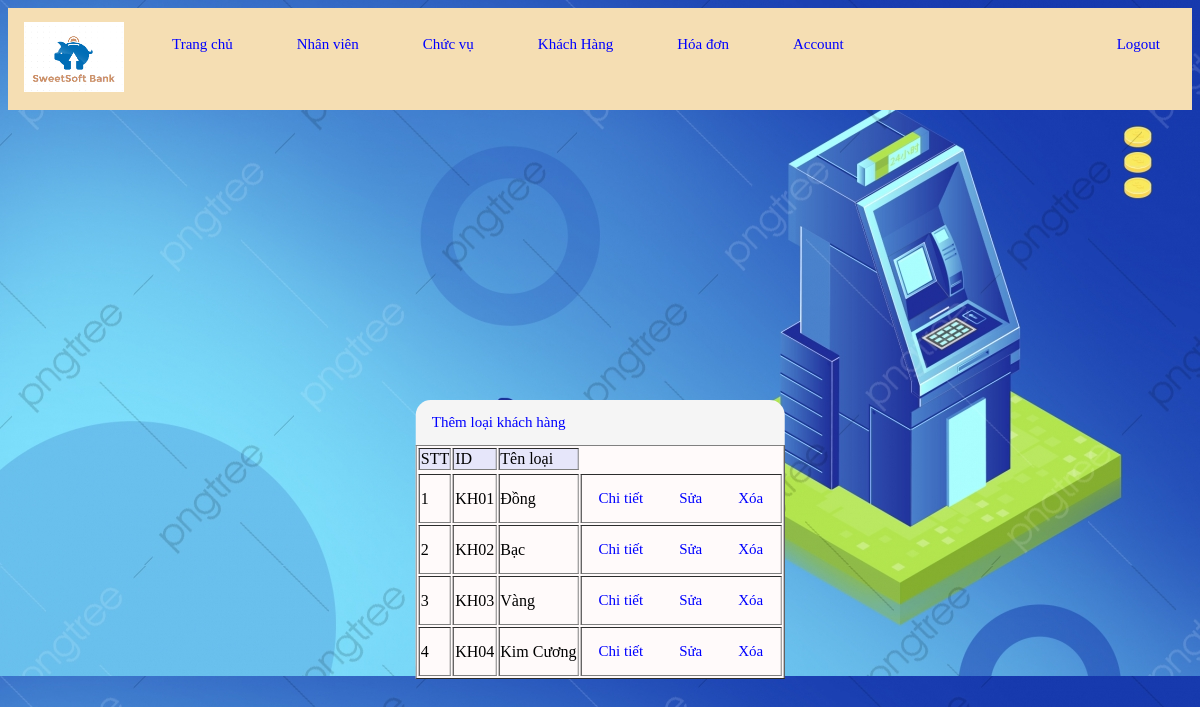
Page /View/admin/loaikh/loaikh_index.php (signed in) on the committed database.
### tables this page shows
CREATE TABLE `loaikhachhang` (
  `maloaikh` varchar(4) NOT NULL,
  `tenloaikh` text NOT NULL
);

### Controller/getAllLoaiKhachHang.php (called while the page is built)
<?php
    include "connect.php";
    $lkh= "select * from loaikhachhang";
    $resultlkh= mysqli_query($conn,$lkh);
?>

### View/admin/loaikh/loaikh_index.php (the view, shortened to what this page needs)
<!DOCTYPE html>
<html>
    <head>
        <link rel="stylesheet" href="../../../include/css/index.css">
    </head>
    <body>
 <div id="containner">
            <div id="header">
                <?php include "../header_footer/header.php"?>
            </div>
            <div id="body">
                <?php include"../../../Controller/getAllLoaiKhachHang.php"?>
                <form id="form">
                <a href="addloaikh.php">Thêm loại khách hàng</a>
<table border="1px;" align="center">
	<thead>
		<tr>
            <td bgcolor="#E6E6FA">STT</td>
			<td bgcolor="#E6E6FA">ID</td>
			<td bgcolor="#E6E6FA">Tên loại</td>
	</thead>
	<tbody>
	<?php
    	$i = 1;
		while ( $data = mysqli_fetch_array($resultlkh) ) {
	?>
		<tr>
			<td><?php echo $i; ?></td>
            <td><?php echo $data['maloaikh'];?></td>
            <td><?php echo $data['tenloaikh'];?></td>
			<td>
                <a href="detailsloaikh.php?id=<?php echo $data['maloaikh']?>">Chi tiết</a>
				<a href="editloaikh.php?id=<?php echo $data['maloaikh'];?>">Sửa</a>
                <a href="deleteloaikh.php?id=<?php echo $data['maloaikh'];?>">Xóa</a>
			</td>
		</tr>
	<?php
			$i++;
		}
	?>
	</tbody>
</table>
                </form>
            </div>
       </div>
    </body>
</html>

### include/css/index.css (style rules this page uses)
table { background-color: snow; }
a { color: blue; }
#header { height: 100px; }
#body { padding-bottom: 300px; }
#form { position: absolute; top: 50%; left: 50%; transform: translate(-50%); background-color: whitesmoke; border-radius: 15px; }

### View/admin/header_footer/header.php (style rules this page uses)
body { background-image: url("../image/backgroundbank.png"); background-size: cover; }
li,a, .dropbtn { display: inline-block; text-align: center; padding: 14px 16px; text-decoration: none; font-size: 15px; }

### rows in the picture
loaikhachhang: maloaikh "KH01", tenloaikh "Đồng"
loaikhachhang: maloaikh "KH02", tenloaikh "Bạc"
loaikhachhang: maloaikh "KH03", tenloaikh "Vàng"
loaikhachhang: maloaikh "KH04", tenloaikh "Kim Cương"
